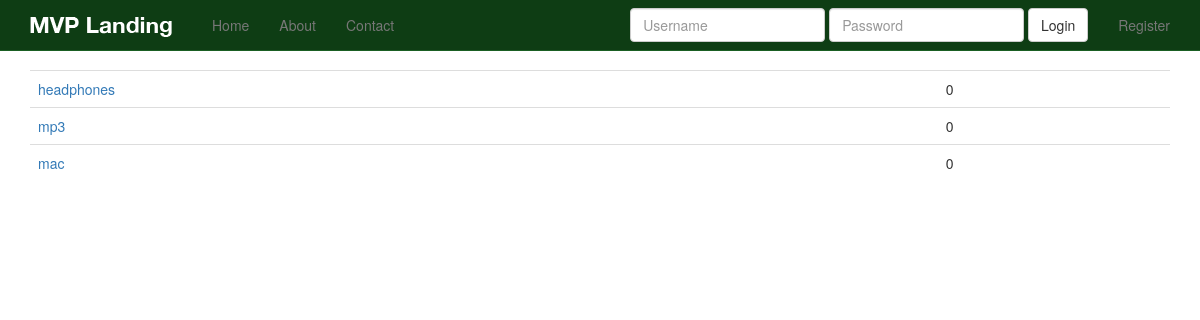
Screenshot of /products/ with the database file from the repository.
### products/models.py (models this page shows)
class Product(models.Model):
	title = models.CharField(max_length=120)
	description = models.TextField(blank=True, null=True)
	price = models.DecimalField(decimal_places=2, max_digits=20)
	quantity = models.IntegerField(default=0)
	active = models.BooleanField(default=True)
	objects = ProductManager()
	def __unicode__(self):
		return self.title
	def get_absolute_url(self):
		return reverse("product_detail", kwargs={"pk": self.pk})

### products/views.py (the view)
class ProductListView(ListView):
	model = Product

### products/models.py (called while the page is built)
	def active(self):
		return self.filter(active=True)

	def get_queryset(self):
		return ProductQuerySet(self.model, using=self._db)

	def all(self, *args, **kwags):
		return self.get_queryset().active()

### products/templates/products/product_list.html
{% extends "base.html" %}
{% block content %}
<table class="table">
{% for object in object_list %}
<tr>
	<td><a href="{{ object.get_absolute_url }}">{{ object.title }}</td>
	<td>{{ object.quantity }}</td>
</tr>
{% endfor %}
</table>
{% endblock %}

### static_in_pro/our_static/css/navbar-static-top.css (style rules this page uses)
body { min-height: 1000px; }

### rows the page displays
Product: title "headphones", quantity "0"
Product: title "mp3", quantity "0"
Product: title "mac", quantity "0"
